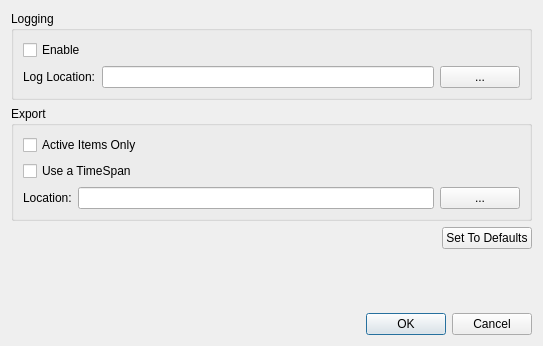
<?xml version="1.0" encoding="UTF-8"?>
<ui version="4.0">
 <class>PreferencesDialogClass</class>
 <widget class="QDialog" name="PreferencesDialogClass">
  <property name="windowModality">
   <enum>Qt::WindowModality::ApplicationModal</enum>
  </property>
  <property name="geometry">
   <rect>
    <x>0</x>
    <y>0</y>
    <width>543</width>
    <height>346</height>
   </rect>
  </property>
  <property name="contextMenuPolicy">
   <enum>Qt::ContextMenuPolicy::NoContextMenu</enum>
  </property>
  <property name="windowTitle">
   <string>Preferences</string>
  </property>
  <property name="modal">
   <bool>true</bool>
  </property>
  <layout class="QVBoxLayout" name="verticalLayout_2">
   <item>
    <widget class="QGroupBox" name="groupBox">
     <property name="title">
      <string>Logging</string>
     </property>
     <layout class="QVBoxLayout" name="verticalLayout">
      <item>
       <widget class="QCheckBox" name="_loggingCB">
        <property name="text">
         <string>Enable</string>
        </property>
       </widget>
      </item>
      <item>
       <layout class="QHBoxLayout" name="horizontalLayout">
        <item>
         <widget class="QLabel" name="label">
          <property name="text">
           <string>Log Location:</string>
          </property>
         </widget>
        </item>
        <item>
         <widget class="QLineEdit" name="_logLocation"/>
        </item>
        <item>
         <widget class="QPushButton" name="_browseForLogPathButton">
          <property name="text">
           <string>...</string>
          </property>
         </widget>
        </item>
       </layout>
      </item>
     </layout>
    </widget>
   </item>
   <item>
    <widget class="QGroupBox" name="groupBox_2">
     <property name="title">
      <string>Export</string>
     </property>
     <layout class="QVBoxLayout" name="verticalLayout_3">
      <item>
       <widget class="QCheckBox" name="_exportActiveItems">
        <property name="text">
         <string>Active Items Only</string>
        </property>
       </widget>
      </item>
      <item>
       <widget class="QCheckBox" name="_useATimeSpanCheckBox">
        <property name="text">
         <string>Use a TimeSpan</string>
        </property>
       </widget>
      </item>
      <item>
       <layout class="QHBoxLayout" name="horizontalLayout_3">
        <item>
         <widget class="QLabel" name="label_2">
          <property name="text">
           <string>Location:</string>
          </property>
         </widget>
        </item>
        <item>
         <widget class="QLineEdit" name="_exportLocation"/>
        </item>
        <item>
         <widget class="QPushButton" name="_browseForExportPathButton">
          <property name="text">
           <string>...</string>
          </property>
         </widget>
        </item>
       </layout>
      </item>
     </layout>
    </widget>
   </item>
   <item>
    <layout class="QHBoxLayout" name="horizontalLayout_2">
     <item>
      <spacer name="horizontalSpacer">
       <property name="orientation">
        <enum>Qt::Orientation::Horizontal</enum>
       </property>
       <property name="sizeHint" stdset="0">
        <size>
         <width>40</width>
         <height>20</height>
        </size>
       </property>
      </spacer>
     </item>
     <item>
      <widget class="QPushButton" name="_setToDefaultsButton">
       <property name="text">
        <string>Set To Defaults</string>
       </property>
      </widget>
     </item>
    </layout>
   </item>
   <item>
    <spacer name="verticalSpacer">
     <property name="orientation">
      <enum>Qt::Orientation::Vertical</enum>
     </property>
     <property name="sizeHint" stdset="0">
      <size>
       <width>20</width>
       <height>40</height>
      </size>
     </property>
    </spacer>
   </item>
   <item>
    <widget class="QDialogButtonBox" name="buttonBox">
     <property name="orientation">
      <enum>Qt::Orientation::Horizontal</enum>
     </property>
     <property name="standardButtons">
      <set>QDialogButtonBox::StandardButton::Cancel|QDialogButtonBox::StandardButton::Ok</set>
     </property>
    </widget>
   </item>
  </layout>
 </widget>
 <resources/>
 <connections>
  <connection>
   <sender>buttonBox</sender>
   <signal>accepted()</signal>
   <receiver>PreferencesDialogClass</receiver>
   <slot>accept()</slot>
   <hints>
    <hint type="sourcelabel">
     <x>248</x>
     <y>254</y>
    </hint>
    <hint type="destinationlabel">
     <x>157</x>
     <y>274</y>
    </hint>
   </hints>
  </connection>
  <connection>
   <sender>buttonBox</sender>
   <signal>rejected()</signal>
   <receiver>PreferencesDialogClass</receiver>
   <slot>reject()</slot>
   <hints>
    <hint type="sourcelabel">
     <x>316</x>
     <y>260</y>
    </hint>
    <hint type="destinationlabel">
     <x>286</x>
     <y>274</y>
    </hint>
   </hints>
  </connection>
 </connections>
</ui>
